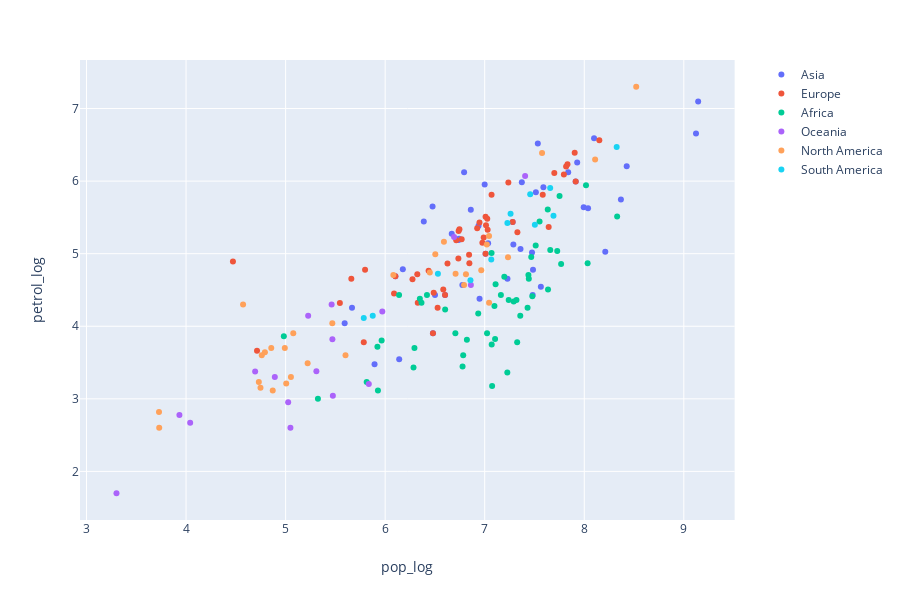

The notebook cell this image was saved under:
### Code cell
#Relationship between petrol consumption and population size

fig = px.scatter(final_df,
                 x ="pop_log",
                 y ="petrol_log",
                 color ="continent_name",
                 hover_name = "country"
                )
for trace in fig.data:
    trace.name = trace.name.split('=')[1]
fig.show()

### Figure 1 — Plotly figure (JSON) as saved in the notebook; plotly's stock layout.template omitted (floating-point values rounded to 4 significant figures)
{"data": [{"hoverlabel": {"namelength": 0}, "hovertemplate": "<b>%{hovertext}</b><br><br>continent_name=Asia<br>pop_log=%{x}<br>petrol_log=%{y}", "hovertext": ["Afghanistan", "Azerbaijan", "Bahrain", "Bangladesh", "Armenia", "Bhutan", "Brunei", "Cambodia", "Sri Lanka", "China", "Taiwan", "Cyprus", "Georgia", "Hong Kong", "India", "Indonesia", "Iran", "Iraq", "Israel", "Japan", "Kazakhstan", "Jordan", "Kuwait", "Kyrgyzstan", "Lebanon", "Malaysia", "Maldives", "Mongolia", "Oman", "Nepal", "Pakistan", "Philippines", "Timor-Leste", "Qatar", "Saudi Arabia", "Singapore", "Vietnam", "Syria", "Tajikistan", "Thailand", "United Arab Emirates", "Turkey", "Turkmenistan", "Uzbekistan", "Yemen"], "legendgroup": "continent_name=Asia", "marker": {"color": "#636efa", "symbol": "circle"}, "mode": "markers", "name": "Asia", "showlegend": true, "type": "scatter", "x": [7.564, 7.009, 6.178, 8.211, 6.48, 5.893, 5.667, 7.229, 7.36, 9.144, 7.373, 6.103, 6.602, 6.86, 9.123, 8.427, 7.929, 7.59, 6.938, 8.099, 7.281, 7.034, 6.476, 6.776, 6.738, 7.514, 5.593, 6.501, 6.669, 7.482, 8.368, 8.038, 6.141, 6.388, 7.534, 6.793, 7.994, 7.288, 6.948, 7.839, 7.0, 7.914, 6.743, 7.485, 7.475], "xaxis": "x", "y": [4.544, 5, 4.785, 5.025, 3.903, 3.477, 4.255, 4.653, 5.064, 7.096, 5.983, 4.69, 4.431, 5.605, 6.655, 6.204, 6.256, 5.917, 5.384, 6.59, 5.438, 5.143, 5.649, 4.568, 5.188, 5.848, 4.041, 4.431, 5.274, 4.431, 5.746, 5.627, 3.544, 5.442, 6.517, 6.121, 5.641, 5.127, 4.38, 6.123, 5.952, 5.996, 5.204, 4.778, 5.017], "yaxis": "y"}, {"hoverlabel": {"namelength": 0}, "hovertemplate": "<b>%{hovertext}</b><br><br>continent_name=Europe<br>pop_log=%{x}<br>petrol_log=%{y}", "hovertext": ["Albania", "Azerbaijan", "Austria", "Armenia", "Belgium", "Bosnia and Herzegovina", "Bulgaria", "Belarus", "Croatia", "Cyprus", "Czechia", "Denmark", "Estonia", "Faroe Islands", "Finland", "France", "Georgia", "Germany", "Gibraltar", "Greece", "Hungary", "Iceland", "Ireland", "Italy", "Kazakhstan", "Latvia", "Lithuania", "Luxembourg", "Malta", "Moldova", "Montenegro", "Netherlands", "Norway", "Poland", "Portugal", "Romania", "Russia", "Serbia", "Slovakia", "Slovenia", "Spain", "Sweden", "Switzerland", "Turkey", "Ukraine", "Macedonia", "United Kingdom"], "legendgroup": "continent_name=Europe", "marker": {"color": "#EF553B", "symbol": "circle"}, "mode": "markers", "name": "Europe", "showlegend": true, "type": "scatter", "x": [6.488, 7.009, 6.947, 6.48, 7.069, 6.584, 6.843, 6.977, 6.626, 6.103, 7.029, 6.769, 6.089, 4.713, 6.746, 7.832, 6.602, 7.904, 4.471, 7.026, 6.99, 5.545, 6.714, 7.795, 7.281, 6.274, 6.436, 5.798, 5.66, 6.527, 5.785, 7.238, 6.738, 7.583, 7.013, 7.328, 8.151, 6.846, 6.736, 6.323, 7.699, 7.009, 6.924, 7.914, 7.643, 6.328, 7.818], "xaxis": "x", "y": [4.462, 5, 5.428, 3.903, 5.812, 4.505, 4.987, 5.149, 4.863, 4.69, 5.33, 5.2, 4.452, 3.663, 5.337, 6.232, 4.431, 6.391, 4.892, 5.483, 5.225, 4.319, 5.187, 6.092, 5.438, 4.649, 4.763, 4.777, 4.653, 4.255, 3.778, 5.98, 5.312, 5.813, 5.393, 5.297, 6.562, 4.869, 4.934, 4.717, 6.113, 5.509, 5.35, 5.996, 5.367, 4.322, 6.2], "yaxis": "y"}, {"hoverlabel": {"namelength": 0}, "hovertemplate": "<b>%{hovertext}</b><br><br>continent_name=Africa<br>pop_log=%{x}<br>petrol_log=%{y}", "hovertext": ["Algeria", "Angola", "Botswana", "Burundi", "Cameroon", "Central African Republic", "Chad", "Comoros", "Benin", "Equatorial Guinea", "Ethiopia", "Eritrea", "Djibouti", "Gabon", "Ghana", "Guinea", "Cote d'Ivoire", "Kenya", "Lesotho", "Liberia", "Madagascar", "Malawi", "Mali", "Mauritania", "Mauritius", "Morocco", "Mozambique", "Namibia", "Niger", "Nigeria", "Guinea-Bissau", "Rwanda", "Sao Tome and Principe", "Senegal", "Seychelles", "Sierra Leone", "Somalia", "South Africa", "Zimbabwe", "South Sudan", "Western Sahara", "Sudan", "Togo", "Tunisia", "Uganda", "Egypt", "Tanzania", "Burkina Faso", "Zambia"], "legendgroup": "continent_name=Africa", "marker": {"color": "#00cc96", "symbol": "circle"}, "mode": "markers", "name": "Africa", "showlegend": true, "type": "scatter", "x": [7.633, 7.512, 6.365, 7.074, 7.443, 6.777, 7.227, 5.928, 7.109, 5.922, 8.034, 6.784, 5.965, 6.348, 7.467, 7.098, 7.439, 7.729, 6.294, 6.705, 7.431, 7.326, 7.291, 6.603, 6.14, 7.551, 7.479, 6.42, 7.357, 8.33, 6.285, 7.104, 5.325, 7.197, 4.982, 6.821, 7.07, 7.752, 7.163, 7.024, 5.814, 7.659, 6.935, 7.069, 7.636, 8.018, 7.768, 7.319, 7.241], "xaxis": "x", "y": [5.607, 5.114, 4.322, 3.176, 4.653, 3.447, 3.362, 3.114, 4.58, 3.716, 4.869, 3.602, 3.803, 4.38, 4.954, 4.279, 4.708, 5.037, 3.699, 3.903, 4.255, 3.778, 4.342, 4.23, 4.431, 5.444, 4.415, 4.431, 4.146, 5.512, 3.431, 3.826, 3, 4.681, 3.863, 3.813, 3.748, 5.793, 4.431, 3.903, 3.23, 5.049, 4.176, 5.009, 4.505, 5.943, 4.857, 4.362, 4.362], "yaxis": "y"}, {"hoverlabel": {"namelength": 0}, "hovertemplate": "<b>%{hovertext}</b><br><br>continent_name=Oceania<br>pop_log=%{x}<br>petrol_log=%{y}", "hovertext": ["American Samoa", "Australia", "Solomon Islands", "Cook Islands", "Fiji", "French Polynesia", "Kiribati", "Guam", "Nauru", "New Caledonia", "Vanuatu", "New Zealand", "Niue", "Marshall Islands", "Papua New Guinea", "Tonga", "Samoa"], "legendgroup": "continent_name=Oceania", "marker": {"color": "#ab63fa", "symbol": "circle"}, "mode": "markers", "name": "Oceania", "showlegend": true, "type": "scatter", "x": [4.694, 7.406, 5.836, 3.933, 5.971, 5.47, 5.048, 5.227, 4.041, 5.462, 5.475, 6.692, 3.301, 4.892, 6.861, 5.026, 5.309], "xaxis": "x", "y": [3.376, 6.07, 3.204, 2.778, 4.204, 3.82, 2.602, 4.146, 2.672, 4.301, 3.041, 5.228, 1.699, 3.301, 4.568, 2.954, 3.38], "yaxis": "y"}, {"hoverlabel": {"namelength": 0}, "hovertemplate": "<b>%{hovertext}</b><br><br>continent_name=North America<br>pop_log=%{x}<br>petrol_log=%{y}", "hovertext": ["Antigua and Barbuda", "Barbados", "Bermuda", "Belize", "British Virgin Islands", "Canada", "Cayman Islands", "Costa Rica", "Cuba", "Dominica", "Dominican Republic", "El Salvador", "Greenland", "Grenada", "Guatemala", "Haiti", "Honduras", "Jamaica", "Mexico", "Montserrat", "Aruba", "Nicaragua", "Panama", "Puerto Rico", "Saint Kitts and Nevis", "Saint Lucia", "Saint Pierre and Miquelon", "Saint Vincent and the Grenadines", "Trinidad and Tobago", "Turks and Caicos Islands", "United States"], "legendgroup": "continent_name=North America", "marker": {"color": "#FFA15A", "symbol": "circle"}, "mode": "markers", "name": "North America", "showlegend": true, "type": "scatter", "x": [4.992, 5.469, 4.856, 5.602, 4.573, 7.576, 4.792, 6.707, 7.044, 4.871, 7.021, 6.812, 4.761, 5.053, 7.234, 7.044, 6.965, 6.448, 8.109, 3.73, 5.077, 6.793, 6.59, 6.504, 4.731, 5.221, 3.728, 5.006, 6.082, 4.748, 8.522], "xaxis": "x", "y": [3.699, 4.041, 3.699, 3.602, 4.301, 6.388, 3.643, 4.724, 5.243, 3.114, 5.127, 4.716, 3.602, 3.301, 4.949, 4.322, 4.771, 4.74, 6.298, 2.602, 3.903, 4.568, 5.164, 4.991, 3.23, 3.491, 2.82, 3.21, 4.708, 3.152, 7.3], "yaxis": "y"}, {"hoverlabel": {"namelength": 0}, "hovertemplate": "<b>%{hovertext}</b><br><br>continent_name=South America<br>pop_log=%{x}<br>petrol_log=%{y}", "hovertext": ["Argentina", "Bolivia", "Brazil", "Chile", "Colombia", "Ecuador", "Guyana", "Paraguay", "Peru", "Suriname", "Uruguay", "Venezuela"], "legendgroup": "continent_name=South America", "marker": {"color": "#19d3f3", "symbol": "circle"}, "mode": "markers", "name": "South America", "showlegend": true, "type": "scatter", "x": [7.658, 7.066, 8.326, 7.26, 7.691, 7.228, 5.875, 6.857, 7.504, 5.785, 6.53, 7.457], "xaxis": "x", "y": [5.906, 4.919, 6.471, 5.55, 5.522, 5.423, 4.146, 4.633, 5.398, 4.114, 4.724, 5.819], "yaxis": "y"}], "layout": {"height": 600, "legend": {"tracegroupgap": 0}, "margin": {"t": 60}, "xaxis": {"anchor": "y", "domain": [0, 0.98], "title": {"text": "pop_log"}}, "yaxis": {"anchor": "x", "domain": [0, 1], "title": {"text": "petrol_log"}}}}
